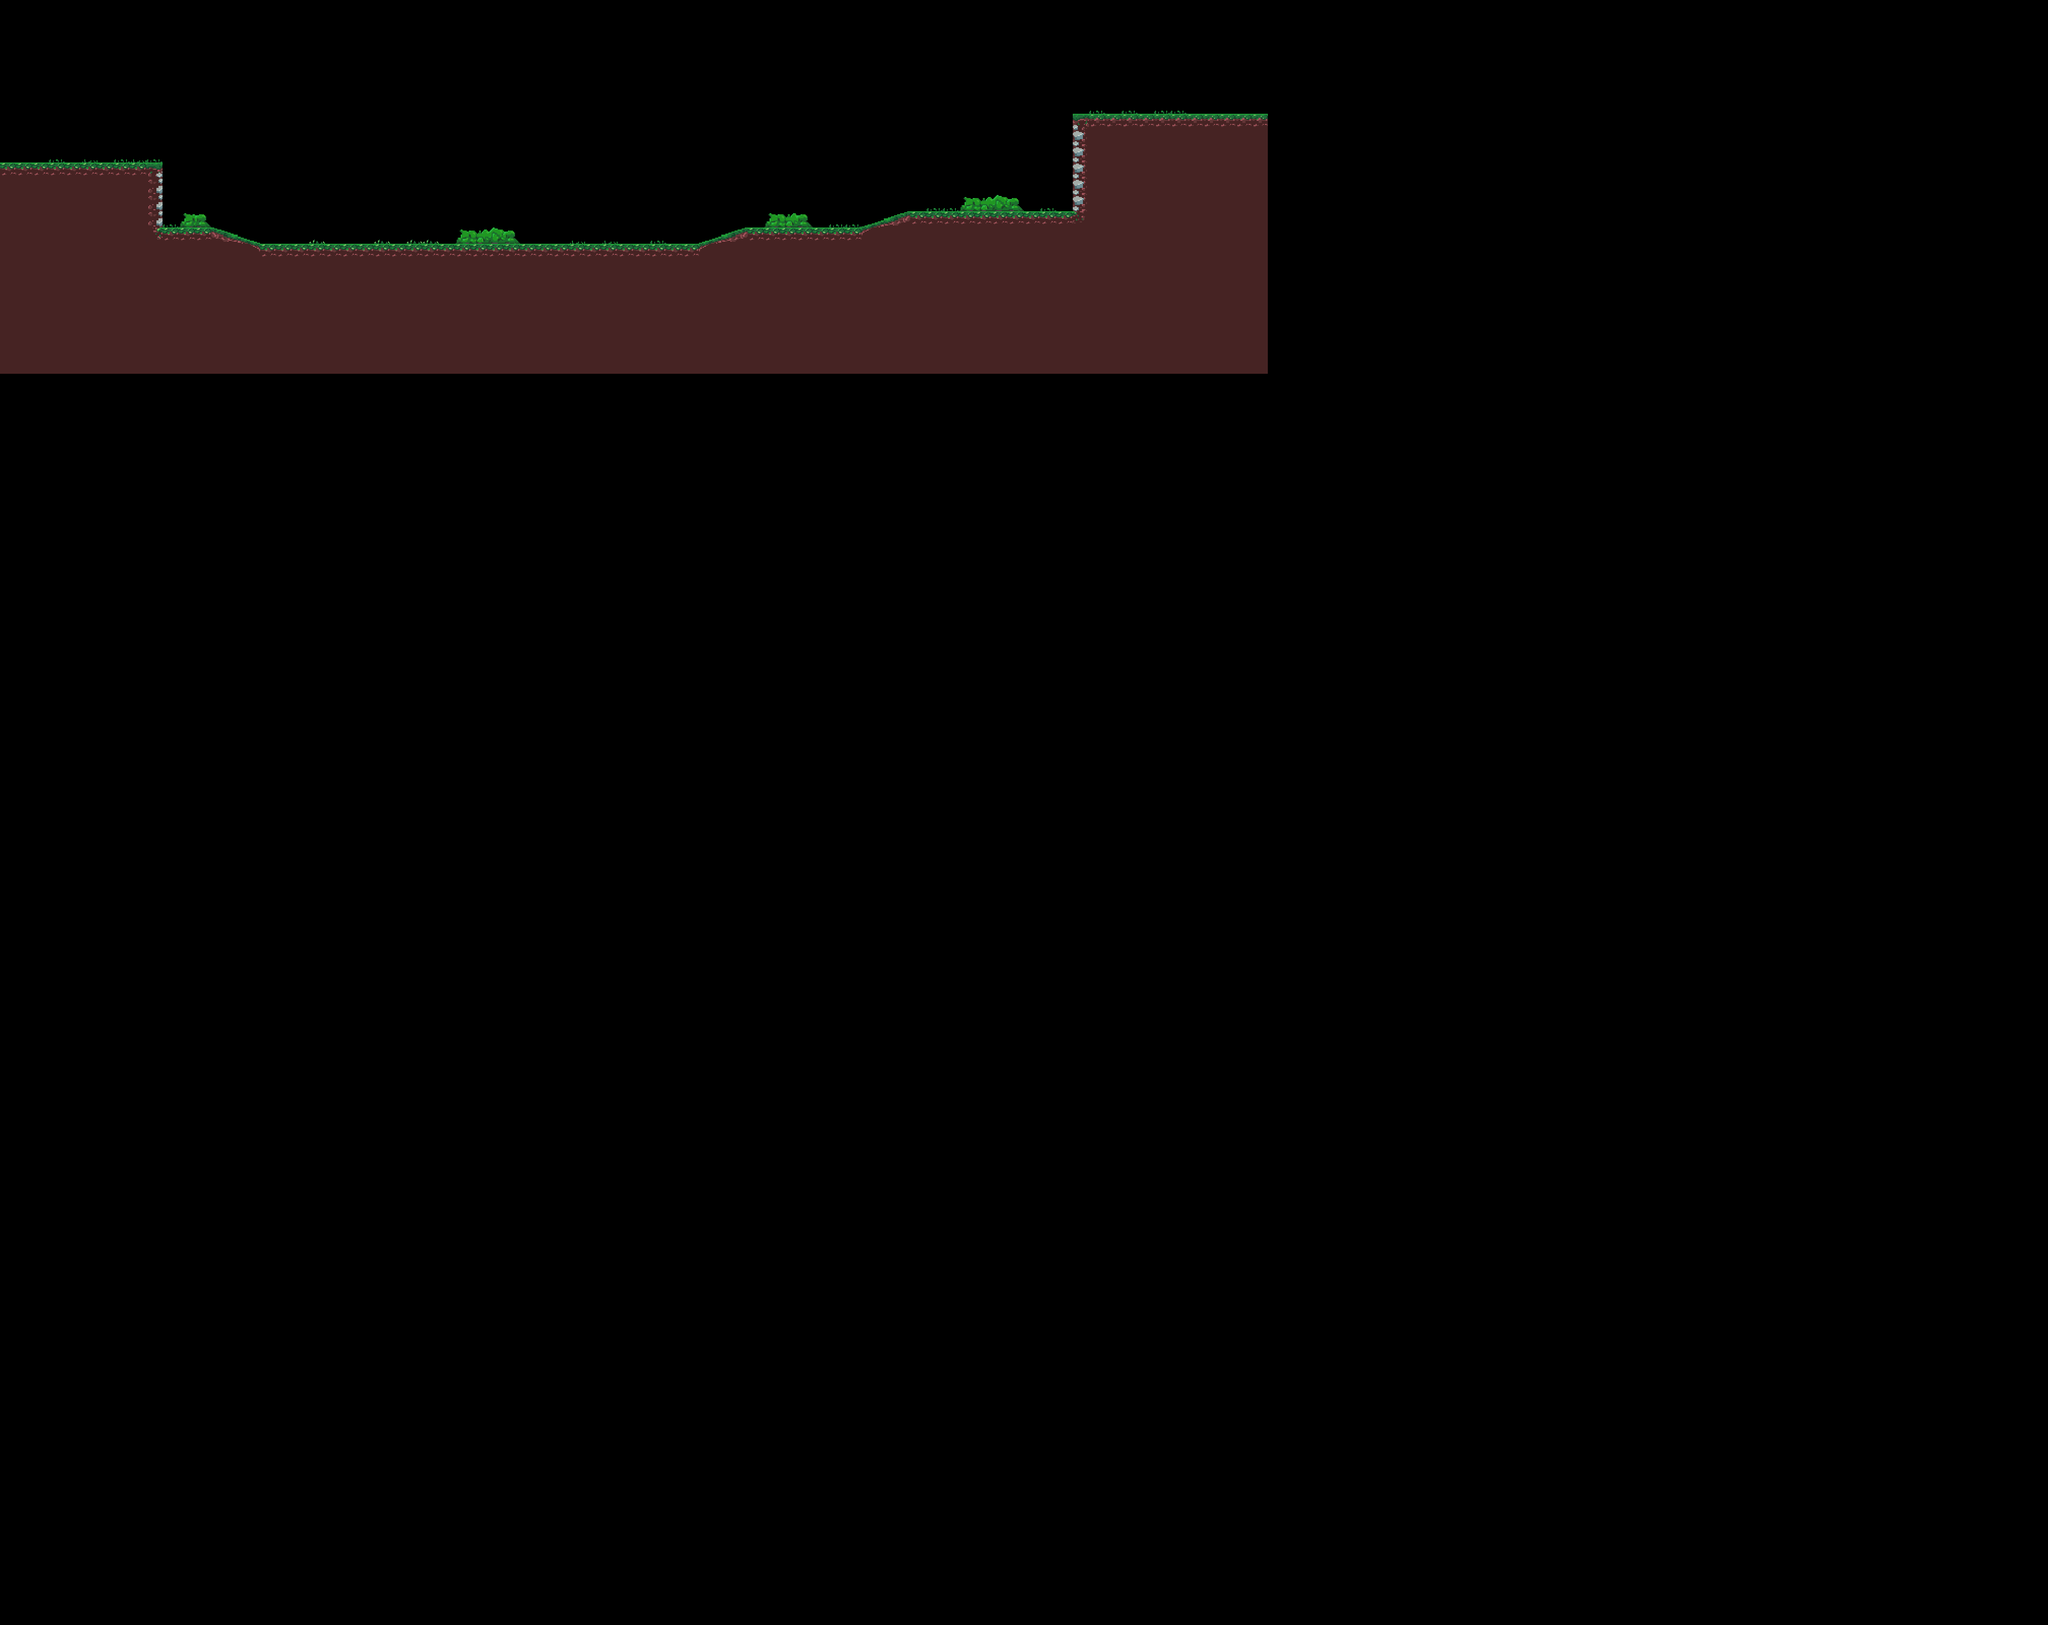

This is a level from a 2D game, rendered from its Tiled map with the project's own tilesets. A one-line summary and the map file follow, with tile-layer data summarised:
An orthogonal 126x100 tile map with 32x32 px tiles, 2 tile layers (Ground, Enviorment) and 1 object (PlayerSpawn1).

<map version="1.4" tiledversion="1.4.2" orientation="orthogonal" renderorder="right-down" width="126" height="100" tilewidth="32" tileheight="32" infinite="0" nextlayerid="5" nextobjectid="2">
 <tileset firstgid="1" source="Tileset.tsx" />
 <layer id="2" name="Ground" width="126" height="100">
  <data>[12600 cells, 812 non-empty, 13 distinct tile ids]</data>
 </layer>
 <layer id="4" name="Enviorment" width="126" height="100">
  <data>[12600 cells, 35 non-empty, 7 distinct tile ids]</data>
 </layer>
 <objectgroup id="3" name="PlayerSpawns">
  <object id="1" name="PlayerSpawn1" x="576" y="416" width="32" height="32" />
 </objectgroup>
</map>
